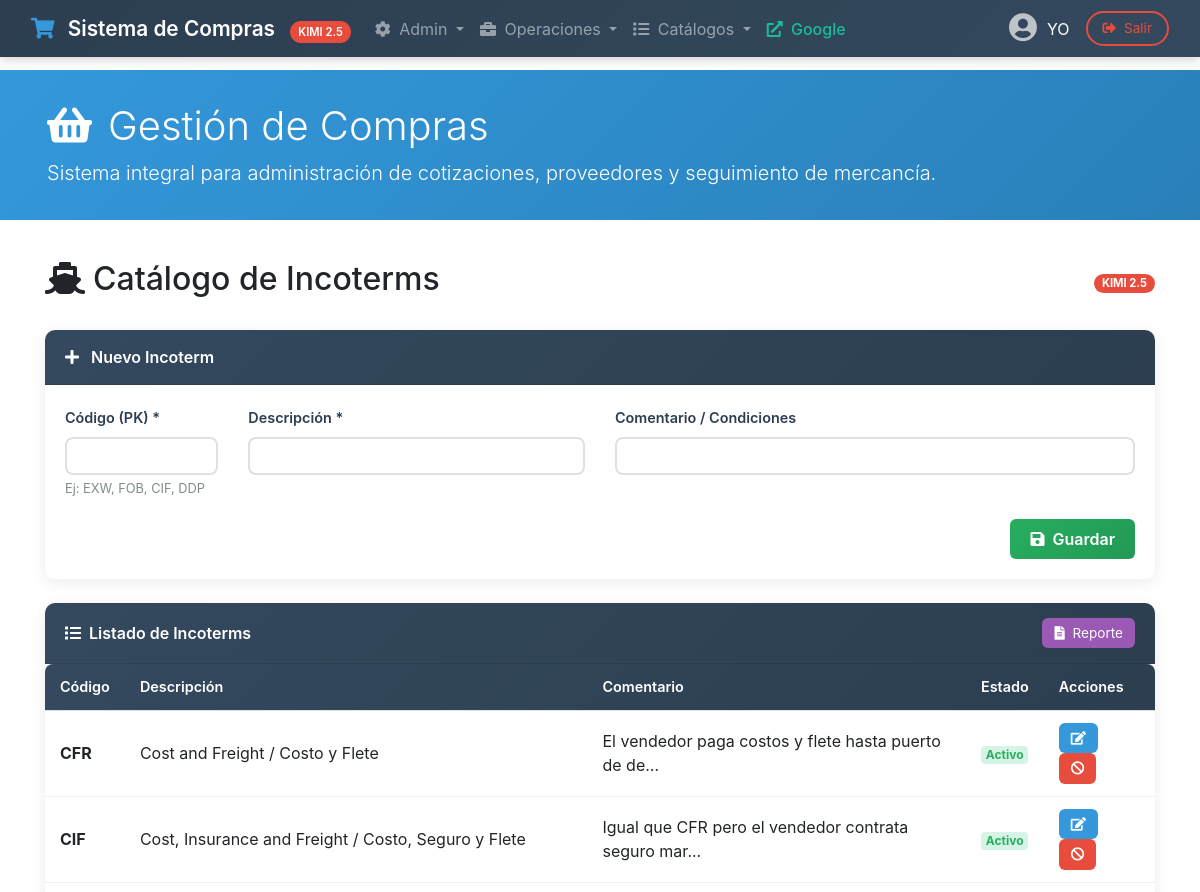
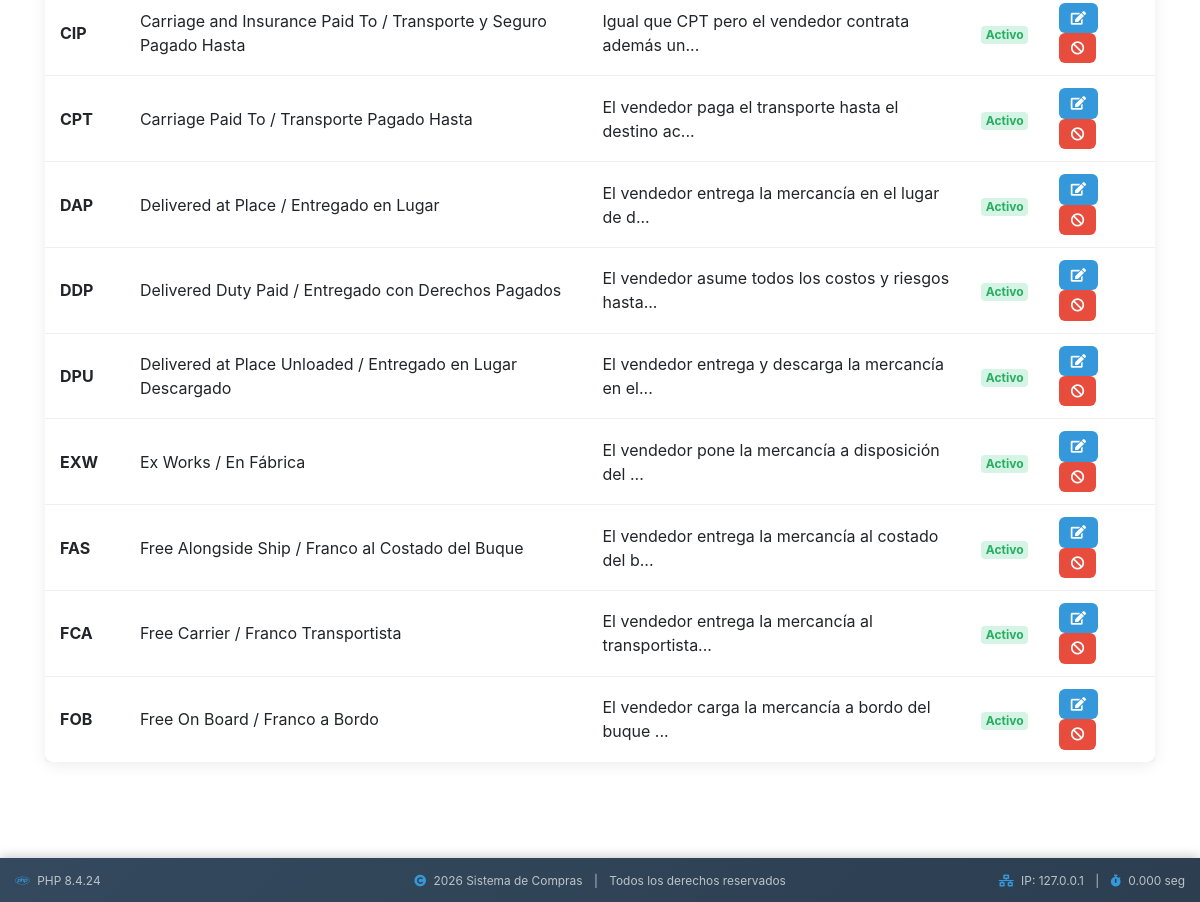
Screenshot of /catalogo_incoterms.php with the database file from the repository (2 pictures, top to bottom).
### tables this page shows
CREATE TABLE cat_incoterms (
    idIncoterm VARCHAR(10) NOT NULL PRIMARY KEY,
    descripcion VARCHAR(200) NOT NULL,
    comentario VARCHAR(500),
    activo VARCHAR(3) DEFAULT 'si',
    fecha_alta DATETIME,
    ultima_actualizacion DATETIME,
    usuario_alta VARCHAR(100),
    usuario_modifica VARCHAR(100)
);

### catalogo_incoterms.php (the view, shortened to what this page needs)
<?php require_once 'headerkimi.php'; ?>
<link rel="stylesheet" href="compraskimi.css">
<div id="subcontainer">
<?php
$editando = false;
$datos_edit = null;
$pagina = isset($_GET['pagina']) ? intval($_GET['pagina']) : 1;
$registros_por_pagina = 50;
$inicio = ($pagina - 1) * $registros_por_pagina;
$sql = "SELECT * FROM cat_incoterms ORDER BY idIncoterm LIMIT $inicio, $registros_por_pagina";
$resultado = mysqli_query($link, $sql);
?>
<div class="container-fluid">
    <div class="d-flex justify-content-between align-items-center mb-4">
        <h2><i class="fas fa-ship mr-2"></i>Catálogo de Incoterms</h2>
        <span class="badge badge-modelo">KIMI 2.5</span>
    </div>
    <div class="card card-modulo mb-4">
        <div class="card-header">
            <i class="fas fa-<?php echo $editando ? 'edit' : 'plus'; ?> mr-2"></i>
            <?php echo $editando ? 'Editar Incoterm' : 'Nuevo Incoterm'; ?>
        </div>
        <div class="card-body">
            <form method="POST" class="form-sistema">
                <div class="row">
                    <div class="col-md-2">
                        <div class="form-group">
                            <label>Código (PK) *</label>
                            <input type="text" name="idIncoterm" class="form-control" maxlength="10"
                                   value="<?php echo $editando ? $datos_edit['idIncoterm'] : ''; ?>"
                                   <?php echo $editando ? 'readonly' : ''; ?> required>
                            <small class="ayuda-campo">Ej: EXW, FOB, CIF, DDP</small>
                        </div>
                    </div>
                    <div class="col-md-4">
                        <div class="form-group">
                            <label>Descripción *</label>
                            <input type="text" name="descripcion" class="form-control" maxlength="200"
                                   value="<?php echo $editando ? $datos_edit['descripcion'] : ''; ?>" required>
                        </div>
                    </div>
                    <div class="col-md-6">
                        <div class="form-group">
                            <label>Comentario / Condiciones</label>
                            <input type="text" name="comentario" class="form-control" maxlength="500"
                                   value="<?php echo $editando ? $datos_edit['comentario'] : ''; ?>">
                        </div>
                    </div>
                </div>
                <div class="text-right">
                    <button type="submit" name="guardar" class="btn btn-guardar">
                        <i class="fas fa-save mr-1"></i> <?php echo $editando ? 'Actualizar' : 'Guardar'; ?>
                    </button>
                </div>
            </form>
        </div>
    </div>
    <div class="card card-modulo">
        <div class="card-header d-flex justify-content-between align-items-center">
            <span><i class="fas fa-list mr-2"></i>Listado de Incoterms</span>
            <a href="?module=reporte" target="_blank" class="btn btn-reporte btn-sm">
                <i class="fas fa-file-alt mr-1"></i> Reporte
            </a>
        </div>
        <div class="card-body p-0">
            <div class="table-responsive">
                <table class="table table-sistema mb-0">
                    <thead>
                        <tr>
                            <th>Código</th>
                            <th>Descripción</th>
                            <th>Comentario</th>
                            <th>Estado</th>
                            <th>Acciones</th>
                        </tr>
                    </thead>
                    <tbody>
                        <?php while ($row = mysqli_fetch_assoc($resultado)): ?>
                            <tr>
                                <td><strong><?php echo $row['idIncoterm']; ?></strong></td>
                                <td><?php echo $row['descripcion']; ?></td>
                                <td><?php echo $row['comentario'] ? substr($row['comentario'], 0, 50) . '...' : '-'; ?></td>
                                <td>
                                    <span class="badge badge-status-<?php echo $row['activo'] == 'si' ? 'ok' : 'warning'; ?>">
                                        <?php echo $row['activo'] == 'si' ? 'Activo' : 'Inactivo'; ?>
                                    </span>
                                </td>
                                <td>
                                    <a href="?editar=<?php echo $row['idIncoterm']; ?>" class="btn btn-editar btn-sm mr-1">
                                        <i class="fas fa-edit"></i>
                                    </a>
                                    <button type="button" class="btn btn-<?php echo $row['activo'] == 'si' ? 'eliminar' : 'activar'; ?> btn-sm"
                                            data-toggle="modal" data-target="#modal<?php echo $row['idIncoterm']; ?>">
                                        <i class="fas fa-<?php echo $row['activo'] == 'si' ? 'ban' : 'check'; ?>"></i>
                                    </button>
                                </td>
                            </tr>
                        <?php endwhile; ?>
                    </tbody>
                </table>
            </div>
        </div>
    </div>
</div>
</div>
<?php require_once 'footerkimi.php'; ?>

### headerkimi.php (shortened to what this page needs)
<?php
$tiempo_inicio = microtime(true);
$session_usuario = 'YO';
?>
<!DOCTYPE html>
<html lang="es">
<head>
    <link rel="stylesheet" href="https://cdn.jsdelivr.net/npm/bootstrap@4.6.2/dist/css/bootstrap.min.css">
    <link rel="stylesheet" href="https://cdnjs.cloudflare.com/ajax/libs/font-awesome/5.15.4/css/all.min.css">
</head>
<body>
<nav class="navbar navbar-expand-lg navbar-dark navbar-sistema fixed-top">
    <div class="container-fluid">
        <a class="navbar-brand" href="compras.php">
            <i class="fas fa-shopping-cart"></i>
            Sistema de Compras
            <span class="badge-modelo">KIMI 2.5</span>
        </a>
        <div class="collapse navbar-collapse" id="navbarNav">
            <ul class="navbar-nav mr-auto">
                <li class="nav-item dropdown">
                    <a class="nav-link dropdown-toggle" href="#" id="menuAdmin" role="button" data-toggle="dropdown">
                        <i class="fas fa-cog mr-1"></i> Admin
                    </a>
                </li>
                <li class="nav-item dropdown">
                    <a class="nav-link dropdown-toggle" href="#" id="menuUsuario" role="button" data-toggle="dropdown">
                        <i class="fas fa-briefcase mr-1"></i> Operaciones
                    </a>
                </li>
                <li class="nav-item dropdown">
                    <a class="nav-link dropdown-toggle" href="#" id="menuCatalogos" role="button" data-toggle="dropdown">
                        <i class="fas fa-list mr-1"></i> Catálogos
                    </a>
                </li>
                <li class="nav-item">
                    <a class="nav-link nav-link-externo" href="https://google.com" target="_blank">
                        <i class="fas fa-external-link-alt mr-1"></i> Google
                    </a>
                </li>
            </ul>
            <div class="usuario-info">
                <i class="fas fa-user-circle usuario-icono"></i>
                <span class="mr-3"><?php echo htmlspecialchars($session_usuario); ?></span>
                <button class="btn btn-logout" data-toggle="modal" data-target="#modalLogout">
                    <i class="fas fa-sign-out-alt mr-1"></i> Salir
                </button>
            </div>
        </div>
    </div>
</nav>
<div class="jumbotron jumbotron-sistema d-none d-md-block">
    <div class="container">
        <h1><i class="fas fa-shopping-basket mr-3"></i>Gestión de Compras</h1>
        <p class="lead mb-0">Sistema integral para administración de cotizaciones, proveedores y seguimiento de mercancía.</p>
    </div>
</div>
<div id="subcontainer">

### footerkimi.php (shortened to what this page needs)
</div>
<footer class="footer-sistema fixed-bottom">
    <div class="container-fluid">
        <div class="row align-items-center">
            <div class="col-md-3 text-center text-md-left">
                <small>
                    <i class="fab fa-php mr-1"></i>
                    PHP <?php echo phpversion(); ?>
                </small>
            </div>
            <div class="col-md-6 text-center">
                <small>
                    <i class="fas fa-copyright mr-1"></i>
                    <?php echo date('Y'); ?> Sistema de Compras
                    <span class="mx-2">|</span>
                    Todos los derechos reservados
                </small>
            </div>
            <div class="col-md-3 text-center text-md-right">
                <small>
                    <i class="fas fa-network-wired mr-1"></i>
                    IP: <?php echo isset($_SERVER['REMOTE_ADDR']) ? $_SERVER['REMOTE_ADDR'] : 'N/A'; ?>
                    <span class="mx-2">|</span>
                    <i class="fas fa-stopwatch mr-1"></i>
                    <?php
                    $tiempo_fin = microtime(true);
                    $tiempo_total = $tiempo_fin - $tiempo_inicio;
                    echo number_format($tiempo_total, 3, '.', '');
                    ?> seg
                </small>
            </div>
        </div>
    </div>
</footer>
</body>
</html>

### compraskimi.css (style rules this page uses)
#subcontainer { overflow-x: auto; min-height: calc(100vh - 140px); padding-bottom: 60px; padding-left: 15px; padding-right: 15px; padding-top: 20px; }
.table-sistema { background: white; border-radius: 8px; overflow: hidden; box-shadow: 0 2px 10px rgba(0,0,0,0.08); }
.table-sistema thead { background: linear-gradient(135deg, #34495e 0%, #2c3e50 100%); color: white; }
.table-sistema thead th { font-weight: 600; font-size: 0.9rem; padding: 12px 15px; border: none; white-space: nowrap; }
.table-sistema tbody td { padding: 12px 15px; vertical-align: middle; border-bottom: 1px solid #ecf0f1; }
.table-sistema tbody tr:last-child td { border-bottom: none; }
.badge-status-ok { background: #d5f4e6; color: #27ae60; }
.btn-guardar { background: linear-gradient(135deg, #27ae60 0%, #229954 100%); border: none; color: white; border-radius: 6px; padding: 8px 20px; font-weight: 600; transition: all 0.3s; }
.btn-editar { background: #3498db; border: none; color: white; border-radius: 6px; padding: 5px 12px; font-size: 0.85rem; transition: all 0.2s; }
.btn-eliminar { background: #e74c3c; border: none; color: white; border-radius: 6px; padding: 5px 12px; font-size: 0.85rem; transition: all 0.2s; }
.btn-reporte { background: #9b59b6; border: none; color: white; border-radius: 6px; padding: 5px 12px; font-size: 0.85rem; transition: all 0.2s; }
.form-sistema .form-group { margin-bottom: 20px; }
.form-sistema label { font-weight: 600; color: #2c3e50; font-size: 0.9rem; margin-bottom: 8px; }
.form-sistema .form-control, .form-sistema .custom-select { border: 2px solid #e0e0e0; border-radius: 8px; padding: 10px 15px; transition: all 0.3s; }
.jumbotron-sistema.d-none.d-md-block { display: block !important; }
.card-modulo { border: none; border-radius: 10px; box-shadow: 0 3px 15px rgba(0,0,0,0.08); transition: all 0.3s; margin-bottom: 20px; }
.card-modulo .card-header { background: linear-gradient(135deg, #34495e 0%, #2c3e50 100%); color: white; border-radius: 10px 10px 0 0 !important; font-weight: 600; padding: 15px 20px; }
.ayuda-campo { color: #7f8c8d; font-size: 0.8rem; margin-top: 5px; }

### headerkimi.php (style rules this page uses)
body { padding-top: 70px; min-height: 100vh; }
.navbar-sistema { background: linear-gradient(135deg, #2c3e50 0%, #34495e 100%); box-shadow: 0 2px 10px rgba(0,0,0,0.2); }
.navbar-brand { font-weight: 600; font-size: 1.3rem; }
.navbar-brand i { margin-right: 8px; color: #3498db; }
.badge-modelo { background: #e74c3c; color: white; font-size: 0.7rem; padding: 4px 8px; border-radius: 12px; margin-left: 10px; }
.jumbotron-sistema { background: linear-gradient(135deg, #3498db 0%, #2980b9 100%); color: white; padding: 2rem; margin-bottom: 0; border-radius: 0; }
.jumbotron-sistema h1 { font-weight: 300; font-size: 2.5rem; }
.usuario-info { display: flex; align-items: center; color: white; }
.usuario-icono { font-size: 1.8rem; margin-right: 10px; color: #bdc3c7; }
.btn-logout { background: transparent; border: 2px solid #e74c3c; color: #e74c3c; border-radius: 20px; padding: 5px 15px; font-size: 0.85rem; transition: all 0.3s; }
.nav-link-externo { color: #1abc9c !important; font-weight: 500; }

### footerkimi.php (style rules this page uses)
.footer-sistema { background: linear-gradient(135deg, #34495e 0%, #2c3e50 100%); color: #bdc3c7; padding: 12px 0; font-size: 0.85rem; box-shadow: 0 -2px 10px rgba(0,0,0,0.2); }
.footer-sistema i { color: #3498db; }

### rows the page displays
cat_incoterms: idIncoterm "CFR", descripcion "Cost and Freight / Costo y Flete", comentario "El vendedor paga costos y flete hasta puerto de de", activo "Activo"
cat_incoterms: idIncoterm "CIF", descripcion "Cost, Insurance and Freight / Costo, Seguro y Flete", comentario "Igual que CFR pero el vendedor contrata seguro mar", activo "Activo"
cat_incoterms: idIncoterm "CIP", descripcion "Carriage and Insurance Paid To / Transporte y Seguro Pagado Hasta", comentario "Igual que CPT pero el vendedor contrata además un", activo "Activo"
cat_incoterms: idIncoterm "CPT", descripcion "Carriage Paid To / Transporte Pagado Hasta", comentario "El vendedor paga el transporte hasta el destino ac", activo "Activo"
cat_incoterms: idIncoterm "DAP", descripcion "Delivered at Place / Entregado en Lugar", comentario "El vendedor entrega la mercancía en el lugar de d", activo "Activo"
cat_incoterms: idIncoterm "DDP", descripcion "Delivered Duty Paid / Entregado con Derechos Pagados", comentario "El vendedor asume todos los costos y riesgos hasta", activo "Activo"
cat_incoterms: idIncoterm "DPU", descripcion "Delivered at Place Unloaded / Entregado en Lugar Descargado", comentario "El vendedor entrega y descarga la mercancía en el", activo "Activo"
cat_incoterms: idIncoterm "EXW", descripcion "Ex Works / En Fábrica", comentario "El vendedor pone la mercancía a disposición del", activo "Activo"
cat_incoterms: idIncoterm "FAS", descripcion "Free Alongside Ship / Franco al Costado del Buque", comentario "El vendedor entrega la mercancía al costado del b", activo "Activo"
cat_incoterms: idIncoterm "FCA", descripcion "Free Carrier / Franco Transportista", comentario "El vendedor entrega la mercancía al transportista", activo "Activo"
cat_incoterms: idIncoterm "FOB", descripcion "Free On Board / Franco a Bordo", comentario "El vendedor carga la mercancía a bordo del buque", activo "Activo"

### other values shown
$session_usuario "YO"
phpversion() "8.4.24"
$_SERVER['REMOTE_ADDR'] "127.0.0.1"
